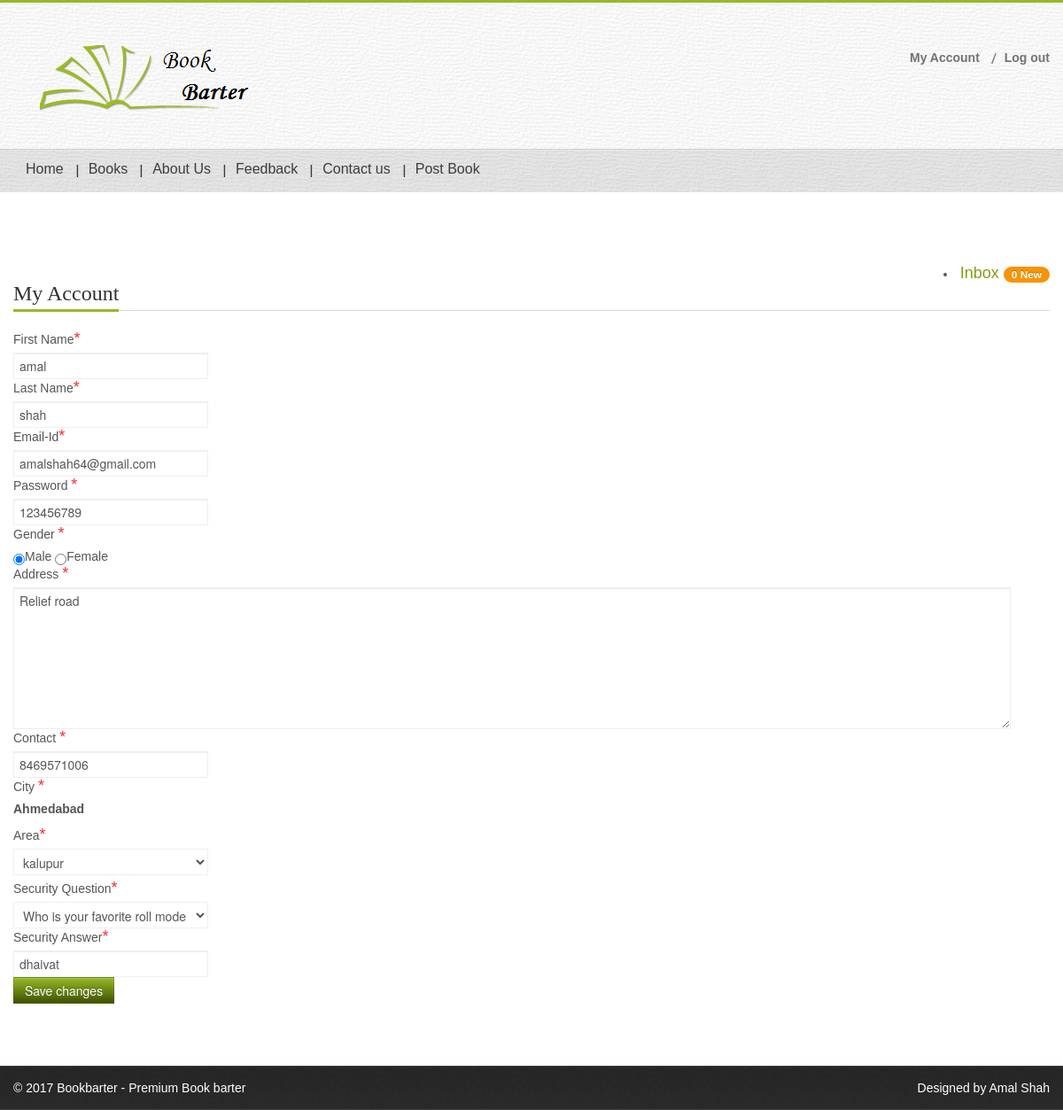
The app's page /bookbarter/myaccount.php (signed in) with its own data.
### tables this page shows
CREATE TABLE `user_register` (
  `uid` int(11) NOT NULL,
  `fname` varchar(20) NOT NULL,
  `lname` varchar(20) NOT NULL,
  `email` varchar(30) NOT NULL,
  `pass` varchar(30) NOT NULL,
  `gender` tinyint(1) NOT NULL,
  `address` varchar(50) NOT NULL,
  `contact` bigint(20) NOT NULL,
  `city` varchar(15) NOT NULL,
  `area` varchar(20) NOT NULL,
  `sq` varchar(30) NOT NULL,
  `sa` varchar(40) NOT NULL,
  `is_active` int(2) NOT NULL
);

CREATE TABLE `city_table` (
  `id` int(20) NOT NULL,
  `city_name` varchar(20) NOT NULL,
  `is_active` int(2) NOT NULL
);

### bookbarter/myaccount.php (the view, shortened to what this page needs)
<?php
require 'common/header.php';
require 'dbconnect.php';
  $email=$_SESSION['email'];
?>
<?php $sql="SELECT * FROM `user_register` WHERE `email`='$email'";
          $res=mysqli_query($conn,$sql);
          $row=mysqli_fetch_assoc($res);
          $uuuid=$row['uid'];?>
<section id="content-holder" class="container-fluid container">
<section class="row-fluid">
<div class="heading-bar">
  <div align="right">
   <li class='nav-item dropdown'>
            <a class='nav-link dropdown-toggle mr-lg-2' href='#' id='alertsDropdown' data-toggle='dropdown' aria-haspopup='true' aria-expanded='false'>
               <?php
                 $s="SELECT * FROM `exchange_table` WHERE `uuid`='$uuuid'";
                 $ss=mysqli_query($conn,$s);
                 $rrr=mysqli_num_rows($ss);
                 echo"
              <span class='d-lg-none'>Inbox
                <span class='badge badge-pill badge-warning'>".$rrr." New</span>
              </span>
            </a>
            <div class='dropdown-menu' aria-labelledby='alertsDropdown'>
              <h6 class='dropdown-header'>New Alerts:</h6>
              <div class='dropdown-divider'></div>";
      ?>
            </div>
          </li>
</div>
<h2>My Account</h2>
<span class="h-line"></span> </div>
<section class="span12 first">
<div class="span12 c-form-holder first">
<form class="form-horizontal" action="cheakupdate.php" method="post">
<div class="form-group">
                <div class="form-group">
                 <label for="disabledSelect">First Name<sup>*</sup></label>
                 <input class="form-control" type="text" placeholder="Last Name" name="fname" required value="<?php echo $row["fname"];?>"/>
              </div>
              <div class="form-group">
                 <label for="disabledSelect">Last Name<sup>*</sup></label>
                 <input class="form-control" type="text" placeholder="Last Name" name="lname" required value="<?php echo $row["lname"];?>"/>
              </div>
              <div class="form-group">
                 <label for="disabledSelect">Email-Id<sup>*</sup></label>
                 <input class="form-control" type="email" placeholder="Last Name" name="email" required value="<?php echo $row["email"];?>"/>
              </div>
              <div class="form-group">
                  <label for="disabledSelect">Password <sup>*</sup></label>
              </div>
              <div class="form-group">
                  <label for="disabledSelect">Gender <sup>*</sup></label>
                  <?php
            if($row["gender"]==0)
            {
              echo"<input  type='radio' name='radio' value='Male' checked>Male
                 <input  type='radio' name='radio' value='Female' >Female";
            }
            else
            {
              echo "<input  type='radio' name='radio' value='Male' >Male
                 <input  type='radio' name='radio' value='Female' checked>Female";
            }
            ?></div>
              <div class="form-group">
                  <label for="disabledSelect">Address <sup>*</sup></label>
                  <textarea  rows="5" cols="75" name="address" value=""><?php echo $row["address"];?></textarea>
              </div>
              <div class="form-group">
                  <label for="disabledSelect">Contact <sup>*</sup></label>
                  <input class="form-control" type="text" placeholder="Contact Number" name="contact" required value="<?php echo $row["contact"];?>"/>
              </div>
        <?PHP
        $sql="SELECT * FROM `city_table` WHERE `is_active`=1";
        $res=mysqli_query($conn,$sql);
        $row1=mysqli_fetch_array($res);
        $city=$row1["city_name"];
      echo"  <div class='form-group'>
                 <label for='disabledSelect'>City <sup>*</sup></label>
                 <label class='form-control' type='text'  name='city'  value='Ahmedabad' required /><b>".$city."</b>
              </div>
        <input type='hidden' value='ahemdabad' name='city'>";
        ?>
              <div class="form-group">
                    <label for="country" class="col-sm-3 control-label">Area<sup>*</sup></label>
                    <div class="col-sm-9">
                        <select id="country" class="form-control" name="area" required value="<?php echo $row["area"];?>">
                           <option value=""><?php echo $row["area"];?></option>
                    </select>
                    </div>
      </div>
    <div class="form-group">
                    <label for="country" class="col-sm-3 control-label">Security Question<sup>*</sup></label>
                    <div class="col-sm-9">
                        <select id="country" class="form-control" name="sq" required value="<?php echo $row["sq"];?>">
                          <option value=""><?php echo $row["sq"];?></option>
                    </select>
                    </div>
      </div>
      <div class="form-group">
                 <label for="disabledSelect">Security Answer<sup>*</sup></label>
                 <input class="form-control" type="text" placeholder="Security Answer" name="sa" required value="<?php echo $row["sa"];?>"/>
              </div>
<div class="controls">
            <button name="signup" type="submit" class="btn btn-primary">Save changes</button>
</div>
</div>
</div>
</div>
<?php
require 'common/footer.php'
?>

### bookbarter/css/style.css (style rules this page uses)
article,aside,audio,canvas,command,datalist,details,embed,figcaption,figure,footer,header,hgroup,keygen,meter,nav,output,progress,section,source,video { display:block;margin:0; }
input,select,textarea { font-family:Arial,Helvetica,sans-serif;font-size:1em;vertical-align:middle;font-weight:normal;color:#393939;margin:0;padding:0; }
a { text-decoration:none;outline:none; }
.first { margin-left:0!important; }
.heading-bar { border-bottom:1px solid #d9d9d9;padding:6px 0 0;margin:0 0 22px;position:relative; }
.heading-bar h2 { margin:0;font-size:24px;color:#333;line-height:24px;padding-bottom:6px;border-bottom:3px solid #98B827;display:inline-block;margin-bottom:-2px; }
.heading-bar a { font-size:18px; }
.form-horizontal textarea { max-width:60%;min-width:60%;min-height:150px;max-height:150px; }
.form-horizontal .controls { margin:0; }
.form-horizontal .control-label { display:block;float:none;text-align:left; }
.c-form-holder .form-horizontal textarea { max-width:95%;min-width:95%; }

### records on screen
user_register: fname "amal", lname "shah", email "amalshah64@gmail.com", address "Relief road", contact "8469571006", area "kalupur", sq "Who is your favorite roll mode", sa "dhaivat"
city_table: city_name "Ahmedabad"

### other values on screen
$rrr "0"
